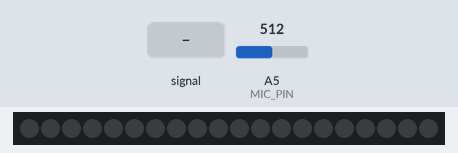
Simulated run of this sketch. Board: Arduino Uno, built with avr-gcc and run on an emulated ATmega328P. Parts: 20 RGB LEDs in strip order, left to right. The test bench sets the inputs (shaded band); at power-on: A5 (MIC_PIN) = 512. Dim RGB values are drawn brighter than linear; what the sketch prints to the serial monitor is not drawn.

Above: at 1.2 s.
1.3 s: A5 (MIC_PIN) fed a 200 Hz sine of ±81 counts around its level
At 1.38 s:
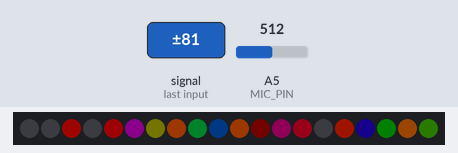
3.1 s: A5 (MIC_PIN) set to 716
At 4.0 s:
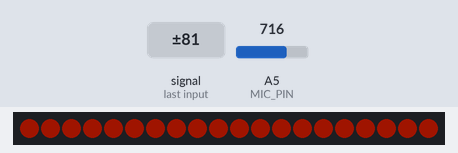
4.7 s: A5 (MIC_PIN) fed a 1000 Hz sine of ±255 counts around its level
At 4.81 s:
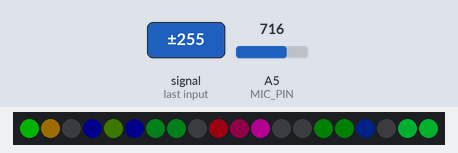
6.4 s: A5 (MIC_PIN) set to 1023
At 7.6 s:
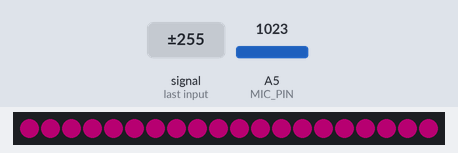
8.0 s: A5 (MIC_PIN) set to 900
9.6 s: A5 (MIC_PIN) fed a 200 Hz sine of ±81 counts around its level
At 9.62 s:
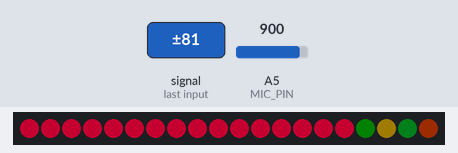

Measured:
- after the input at 1.3 s, the LEDs: change after 0.08 s (image 1)
- after the input at 3.1 s, the LEDs: first change after 0.07 s (image 2 shows a later state)
- after the input at 4.7 s, the LEDs: first change at once (image 3 shows a later state)
- after the input at 9.6 s, the LEDs: change at once (image 5)

The sketch:

soundmems.ino
```cpp
/* soundmems

By: Andrew Tuline

Date: Oct, 2014

Basic code to read from the Sparkfun INMP401 microphone and display CHSV output.

This uses some nice debug output with a printf statement.

*/

#define qsubd(x, b)  ((x>b)?wavebright:0)                     // A digital unsigned subtraction macro. if result <0, then => 0. Otherwise, take on fixed value.
#define qsuba(x, b)  ((x>b)?x-b:0)                            // Analog Unsigned subtraction macro. if result <0, then => 0

#include "FastLED.h"                                          // FastLED library.

#if FASTLED_VERSION < 3001000
#error "Requires FastLED 3.1 or later; check github for latest code."
#endif

// Fixed definitions cannot change on the fly.
#define LED_DT 12                                             // Data pin to connect to the strip.
#define LED_CK 11
#define COLOR_ORDER BGR                                       // It's GRB for WS2812B and BGR for APA102
#define LED_TYPE APA102                                       // What kind of strip are you using (WS2801, WS2812B or APA102)?
#define NUM_LEDS 20                                           // Number of LED's.

// Initialize changeable global variables.
uint8_t max_bright = 128;                                     // Overall brightness definition. It can be changed on the fly.

struct CRGB leds[NUM_LEDS];                                   // Initialize our LED array.

#define MIC_PIN    5                                          // Analog port for microphone
#define DC_OFFSET  0                                          // DC offset in mic signal - if unusure, leave 0


// Initialize global variables for sequences
int wavebright = 10;

// Function that printf and related will use to print
int serial_putchar(char c, FILE* f) {
    if (c == '\n') serial_putchar('\r', f);
    return !Serial.write(c);
}
FILE serial_stdout;


void setup() {
  // This is only needed on 5V Arduinos (Uno, Leonardo, etc.).
  // Connect 3.3V to mic AND TO AREF ON ARDUINO and enable this
  // line.  Audio samples are 'cleaner' at 3.3V.
  // COMMENT OUT THIS LINE FOR 3.3V ARDUINOS (FLORA, ETC.):
  analogReference(EXTERNAL);

  Serial.begin(57600);
   // Set up stdout
    fdev_setup_stream(&serial_stdout, serial_putchar, NULL, _FDEV_SETUP_WRITE);   // Used for printf based debugging.
    stdout = &serial_stdout;

  //  LEDS.addLeds<LED_TYPE, LED_DT, COLOR_ORDER>(leds, NUM_LEDS);      // Use this for WS2812B
  LEDS.addLeds<LED_TYPE, LED_DT, LED_CK, COLOR_ORDER>(leds, NUM_LEDS);  // Use this for WS2801 or APA102

  FastLED.setBrightness(max_bright);
  set_max_power_in_volts_and_milliamps(5, 500);
} // setup()


void loop() {
  soundmems();
  show_at_max_brightness_for_power();
} // loop()


void soundmems() {
  int p, q, r;

  for (int i = 0; i<NUM_LEDS; i++) {
    p = analogRead(MIC_PIN);                                  // Raw reading from mic
    q = abs(p - 512 - DC_OFFSET);                             // Center on zero
    r = qsuba(q, wavebright);                                 // Get rid of noise
    printf("%6d  %6d  %6d\n", p, q, r);                       // Nice debug output.

    leds[i] = CHSV((r*4 % 255), 255, (r*2)% 255);             // Amplify it and use it as hue and brightness.
  }
} // soundmems()
```
